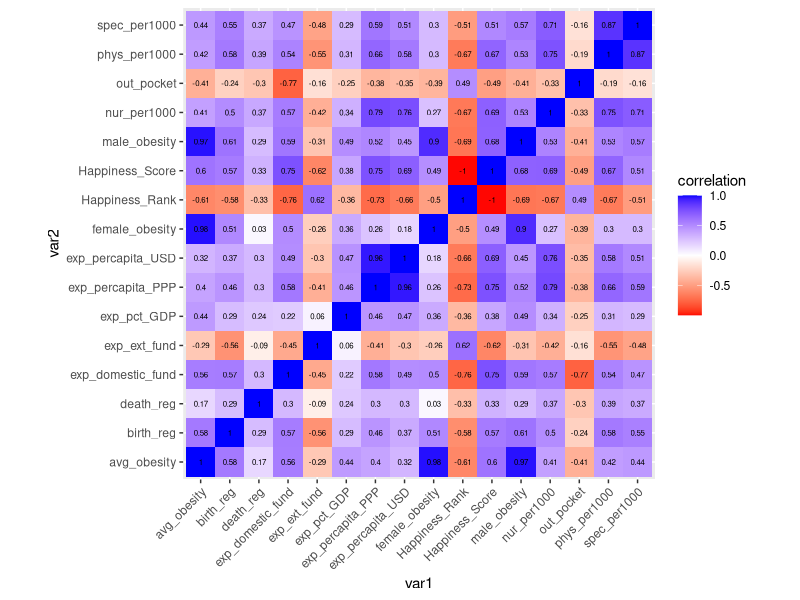
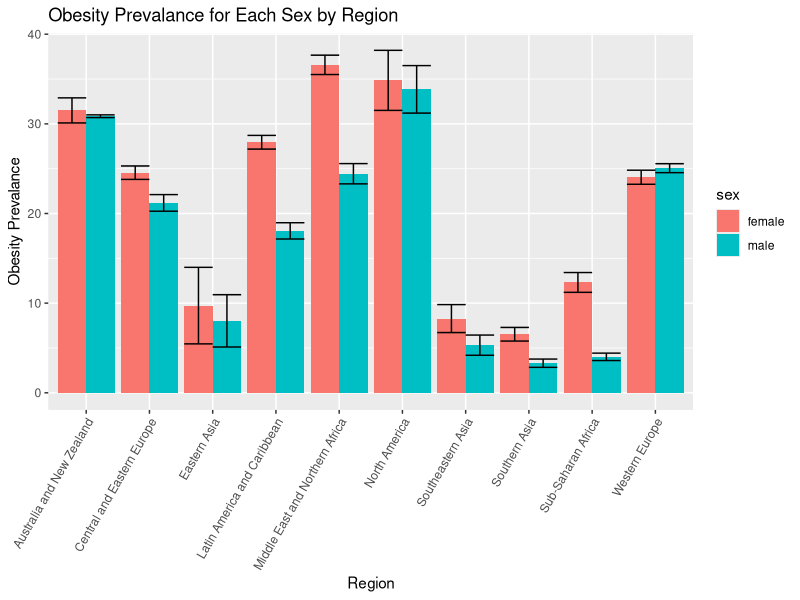
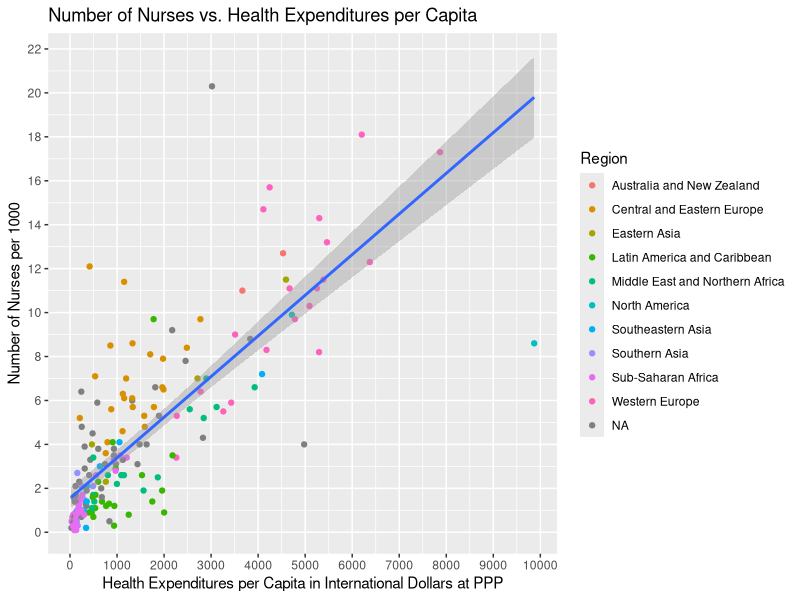
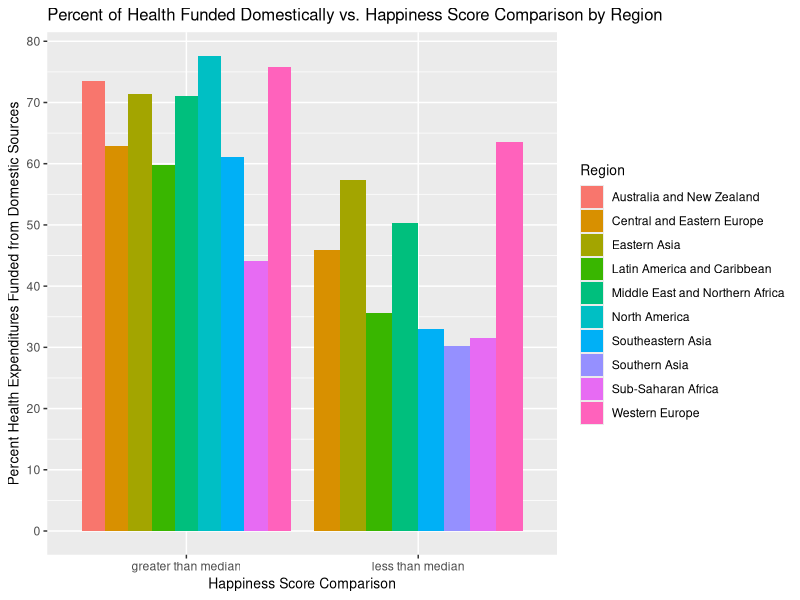
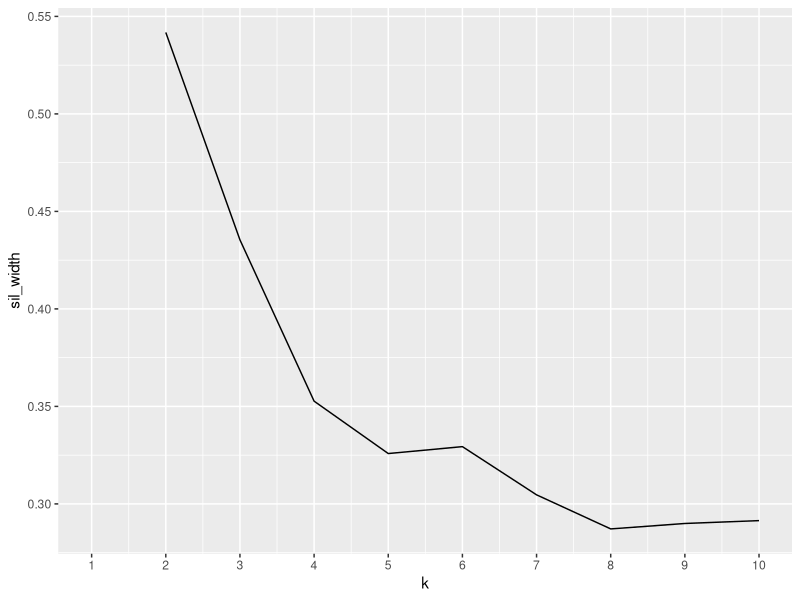
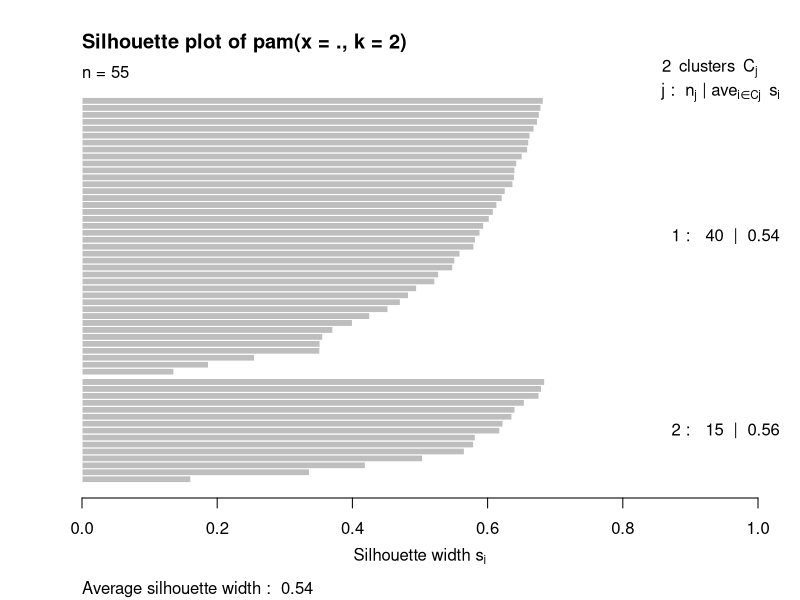
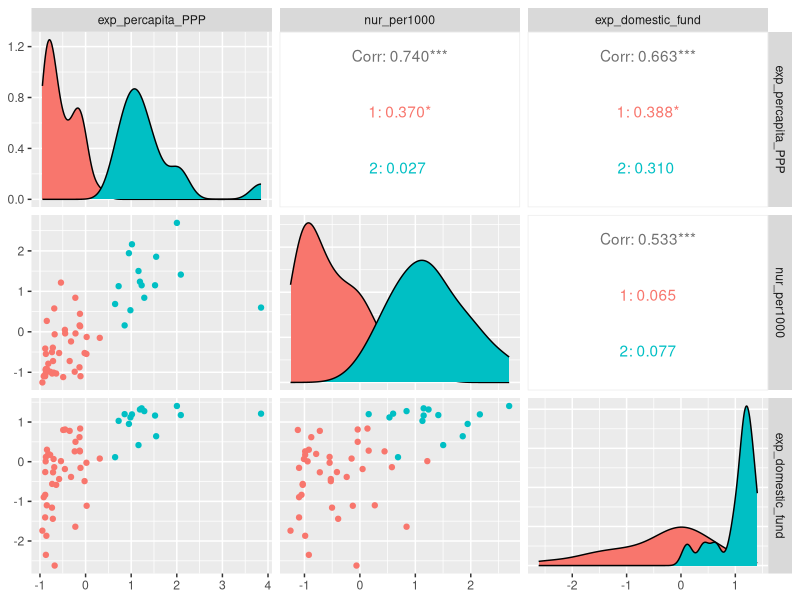
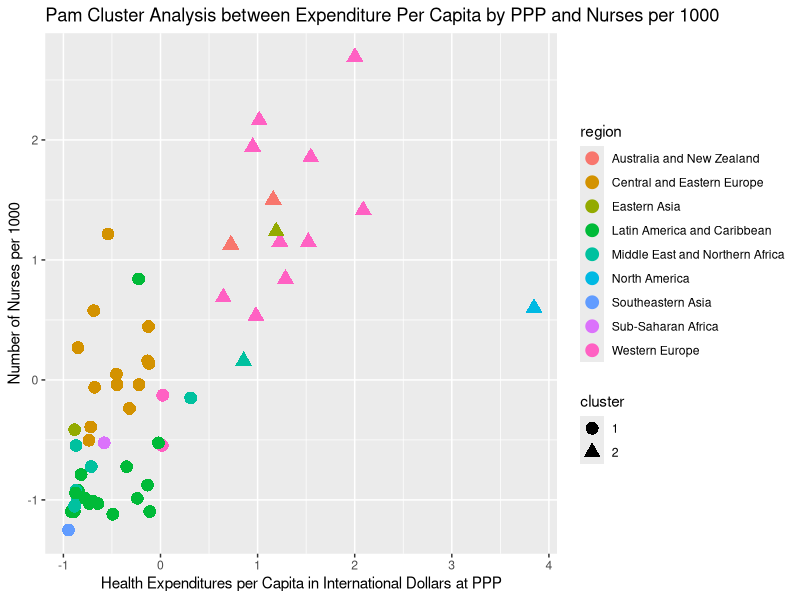

Write R code to recreate these figures, in order.
## ---- chunk 1
knitr::opts_chunk$set(echo = TRUE, eval = TRUE, fig.align = "center", warning = F, message = F,
tidy=TRUE, tidy.opts=list(width.cutoff=60), R.options=list(max.print=100))
## ---- chunk 2
library(tidyverse)

obesity_data <- read_csv("obesity.csv")
health_data <- read_csv("health_systems.csv")
happiness_data <- read_csv("happiness.csv")
## ---- chunk 3
nrow(obesity_data)
nrow(health_data)
join_data <- obesity_data %>% na.omit() %>% full_join(health_data, by = c("Country" = "World_Bank_Name")) %>% arrange(Country)
nrow(join_data)
join_data <- join_data %>% left_join(happiness_data, by = "Country")
join_data <- join_data %>% select(1:19, -Country_Region, -Province_State) %>% 
  rename(male_obesity = Male) %>% rename(female_obesity = Female)
## ---- chunk 4
join_data <- join_data %>% mutate(avg_obesity = (male_obesity + female_obesity)/2) 
join_data <- join_data %>% select(1, Region, avg_obesity, male_obesity, female_obesity, everything())
join_data <- join_data %>% rename(exp_pct_GDP = Health_exp_pct_GDP_2016,
                                  exp_domestic_fund = Health_exp_public_pct_2016,
                                  out_pocket = Health_exp_out_of_pocket_pct_2016,
                                  exp_percapita_USD = Health_exp_per_capita_USD_2016,
                                  exp_percapita_PPP = per_capita_exp_PPP_2016,
                                  exp_ext_fund = External_health_exp_pct_2016,
                                  phys_per1000 = 'Physicians_per_1000_2009-18',
                                  nur_per1000 = 'Nurse_midwife_per_1000_2009-18',
                                  spec_per1000 = 'Specialist_surgical_per_1000_2008-18',
                                  birth_reg = 'Completeness_of_birth_reg_2009-18',
                                  death_reg = 'Completeness_of_death_reg_2008-16')
join_data %>% summarise(distinct_country = n_distinct(Country), distinct_regions = n_distinct(Region))
join_data %>% filter(Happiness_Rank > median(Happiness_Rank, na.rm = TRUE)) %>% 
  group_by(Region) %>% summarise(counts = n()) %>% arrange(counts)
join_data %>% group_by(Region) %>% summarise(all_region = (n())) %>% arrange(all_region)
corr_mat <- join_data %>% select_if(is.numeric) %>% cor(use = "pair")
join_data %>% arrange(-Happiness_Rank) %>% select(1, Happiness_Rank, exp_domestic_fund) 
join_data %>% arrange(-exp_pct_GDP) %>% select(1, exp_pct_GDP, nur_per1000)
## ---- chunk 5
join_data %>% group_by(Region) %>% summarise(avg_happiness_rank = mean(Happiness_Rank, na.rm = TRUE)) %>% arrange(avg_happiness_rank)
join_data %>% group_by(Region) %>% summarise(avg_female_obesity = mean(female_obesity, na.rm = TRUE),
                                             avg_male_obesity = mean(male_obesity, na.rm = TRUE))
join_data %>% group_by(Region) %>% summarise(avg_region_obesity = mean(avg_obesity, na.rm = TRUE),
                                             sd_avg_obesity = sd(avg_obesity, na.rm = TRUE),
                                             avg_happy_score = mean(Happiness_Score, na.rm = TRUE),
                                             avg_per_precent_GDP = mean(exp_pct_GDP, na.rm = TRUE),
                                             sd_per_percent_GDP = sd(exp_pct_GDP, na.rm = TRUE),
                                             avg_out_pocket = mean(out_pocket, na.rm = TRUE),
                                             avg_per_capita = mean(exp_percapita_PPP, na.rm = TRUE),
                                             sd_per_capita = sd(exp_percapita_PPP, na.rm = TRUE))
join_data %>% summarise(quan_obesity = quantile(avg_obesity, na.rm = TRUE),
                        quan_percent_GDP = quantile(exp_pct_GDP, na.rm = TRUE),
                        quan_out_pocket = quantile(out_pocket, na.rm = TRUE),
                        quan_per_capita = quantile(exp_percapita_PPP, na.rm = TRUE))
## ---- chunk 6
joined_professionals <- join_data %>% pivot_longer(c("phys_per1000", "nur_per1000", "spec_per1000"), 
                           names_to = "med_professional", values_to = "num_professionals")
joined_obesity <- join_data %>% pivot_longer(c(male_obesity, female_obesity), 
                                             names_to = "sex", values_to = "obesity_prevalance") 
joined_professionals %>% pivot_wider(names_from = "med_professional", values_from = "num_professionals") 
## ---- chunk 7
tidy_corr <- corr_mat %>% as.data.frame() %>% rownames_to_column("var1") %>% 
  pivot_longer(-1, names_to = "var2", values_to = "correlation")
tidy_corr %>% ggplot(aes(var1, var2, fill = correlation)) + geom_tile() + 
  scale_fill_gradient2(low="red",mid="white",high="blue") + 
  geom_text(aes(label=round(correlation,2)),color = "black", size = 2) +
  theme(axis.text.x = element_text(angle = 45, hjust = 1)) + coord_fixed() 
## ---- chunk 8
joined_obesity %>% drop_na(Region) %>% ggplot(aes(x = Region, y = obesity_prevalance, fill = sex)) + 
  geom_bar(stat = "summary", position = "dodge") + geom_errorbar(stat = "summary", position = "dodge") +
  theme(axis.text.x = element_text(angle = 60, hjust = 1)) + scale_fill_discrete(labels = c("female", "male")) + 
  ggtitle("Obesity Prevalance for Each Sex by Region") + ylab("Obesity Prevalance")
## ---- chunk 9
join_data %>% ggplot(aes(exp_percapita_PPP, nur_per1000)) + 
  geom_point(aes(color = Region)) + geom_smooth(method = "lm") +
  ggtitle("Number of Nurses vs. Health Expenditures per Capita") +
  scale_x_continuous(breaks = seq(0, 10000, 1000)) + scale_y_continuous(breaks = seq(0, 22, 2)) +
  xlab("Health Expenditures per Capita in International Dollars at PPP") + ylab("Number of Nurses per 1000")
## ---- chunk 10
join_data %>% mutate(happy = ifelse(Happiness_Score > median(Happiness_Score, na.rm = TRUE), 
                                    "greater than median", "less than median")) %>%
  drop_na(Region) %>% ggplot(aes(x = happy, y = exp_domestic_fund)) + 
  geom_bar(aes(fill = Region), stat = "summary", position = "dodge") + scale_y_continuous(breaks = seq(0, 80, 10)) +
  ggtitle("Percent of Health Funded Domestically vs. Happiness Score Comparison by Region") + 
  xlab("Happiness Score Comparison") + ylab("Percent Health Expenditures Funded from Domestic Sources") + 
  theme(title = element_text(size = 10))
## ---- chunk 11
library(cluster)
library(GGally)

join_data_na <- join_data %>% na.omit()
clust_data <- join_data_na %>% select(exp_percapita_PPP, nur_per1000, exp_domestic_fund) %>% scale %>% as.data.frame
sil_width <- vector()
for(i in 2:10){  
  pam_fit <- pam(clust_data, k = i)  
  sil_width[i] <- pam_fit$silinfo$avg.width  
}
ggplot() + geom_line(aes(x = 1:10, y = sil_width)) + scale_x_continuous(name = "k", breaks = 1:10)
## ---- chunk 12
pam1 <- clust_data %>% pam(k = 2)
plot(pam1, which = 2)
clust_data <- clust_data %>% mutate(cluster = as.factor(pam1$clustering))

ggpairs(clust_data, columns = 1:3, aes(color = cluster))

clust_data %>% mutate(region = join_data_na$Region) %>% 
  ggplot(aes(x = exp_percapita_PPP, y = nur_per1000, color = region, shape = cluster)) +
  geom_point(size=4) + ggtitle("Pam Cluster Analysis between Expenditure Per Capita by PPP and Nurses per 1000") +
  xlab("Health Expenditures per Capita in International Dollars at PPP") + ylab("Number of Nurses per 1000")
clust_data %>% mutate(region = join_data_na$Region) %>% 
  ggplot(aes(x = exp_domestic_fund, y = nur_per1000, color = region, shape = cluster)) +
  geom_point(size=4) + ggtitle("Pam Cluster Analysis between Domestically Funded Health and Nurses per 1000") +
  xlab("Percent of Health Funded Domestically") + ylab("Number of Nurses per 1000")
